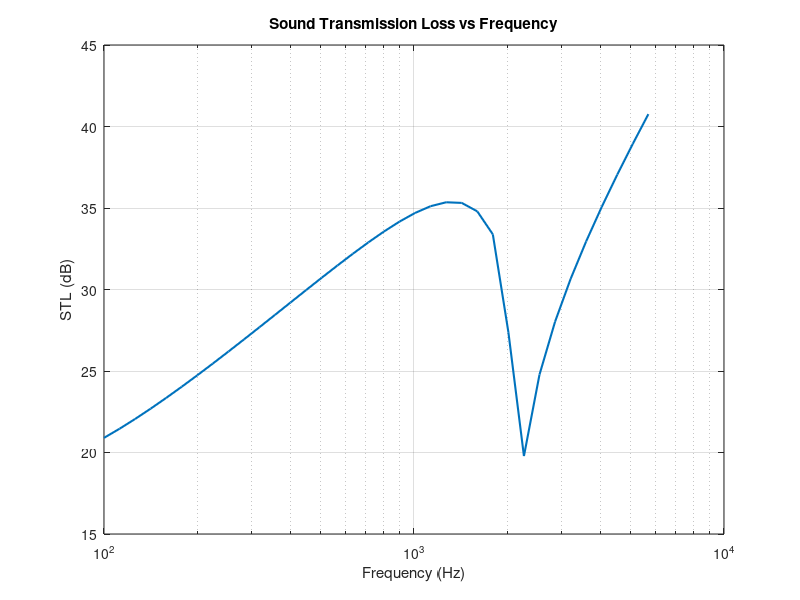

This figure's MATLAB source:
% Sound Transmission Loss with SEA method
% All the information is available in the Sound Insulation by Carl Hopkins.
clear; clc;
cl = 5200;
Lx = 1.5;                         % Panel length (m)
Ly = 1.25;                        % Panel height (m)
S = Lx * Ly;                      % Panel Area (m^2)
h   = 0.006;                      % Panel thickness (m)
E   = 6.37e10;                    % Young’s modulus of the panel material (Pa)
rho = 1.2;                        % Air density (kg/m^3)
nu  = 0.24;                       % Poisson’s ratio of the panel material (-)
c   = 343;                        % Speed of sound in air (m/s)
rhos2 = 2500*h;                   % Surface density of the panel (kg/m^2)
B = E*h^3/(12*(1 - nu^2));        % Bending stiffness of the plate (N·m)
fc = c^2/(2*pi)*sqrt(rhos2/B);    % Coincidence frequency (Hz). Eq(2.201)

% USER-DEFINED PARAMETERS (valuses are ommited during subsitution)
V1 = 1;      % Room volume 1
V3 = 1;      % Room volume 3
T3 = 1;      % Reverberation time
eta1 = 0.01;
eta2 = 0.025;

% Frequency range
f_start = 100;
f_stop  = 6000;
n_max = floor(6*log2(f_stop / f_start));      % number of 1/6-octave steps
f = f_start * 2.^((0:n_max)/6);               % center frequencies (Hz)
TL = zeros(size(f));

for i = 1:length(f)
    % Wavenumber and mu
    k = 2*pi*f(i)/c;
    mu = sqrt(fc/f(i));

    % Radiation efficiency sigma for f<fc
    if f(i) < fc
        Cbc = 1;
        Cob = 1;
        sigma = 2*(Lx + Ly) / (2*pi*mu*k*S*sqrt(mu^2 - 1)) * ...
            ( log((mu + 1)/(mu - 1)) + 2*mu/(mu^2 - 1) ) *( Cbc*Cob - (Cbc*Cob - 1)/mu^8 );

        % U term for non-resonant coupling loss factors. Eq. (4.44)
        U = 1/(2*pi) * (Lx/Ly + Ly/Lx) * log(1 + (Lx/Ly)^2) ...
            - (0.5 + Lx/(pi*Ly)) * log(Lx/Ly) - log(2)/pi - 2/pi * integral(@(t) atan(t)./t, Lx/Ly, 1);
        % Non resonant transmission coefficient. Eq. (4.42)
        tau = (2*rho/(rhos2*k*(1 - 1/mu^4)))^2 * ...
            ( log(k*sqrt(S)) + 0.16 - U + 1/(4*mu^6) * ( ...
            (2*mu^2 - 1)*(mu^2 + 1)^2 * log(mu^2 - 1) + ...
            (2*mu^2 + 1)*(mu^2 - 1)^2 * log(mu^2 + 1) - 4*mu^2 - 8*mu^6*log(mu) ) );
    else
        sigma=1/sqrt(1-mu^2);
        U=0;
        tau=0;
    end

    % Modal densities
    n1 = 4*pi*f(i)^2 * V1 / c^3; % Eq. (1.59)
    n2 = sqrt(3)*S / (h*cl);
    n3 = 4*pi*f(i)^2 * V3 / c^3;

    % Non resonant Coupling loss factors. Eq. (4.25)
    eta13 = c*S/(8*pi*f(i)*V1) * tau;
    eta31 = c*S/(8*pi*f(i)*V3) * tau;

    % Resonant Coupling loss factors. Eq. (4.21)
    eta21 = rho*c*sigma/(2*pi*f(i)*rhos2);
    eta12 = eta21 * n2 / n1;
    eta23 = rho*c*sigma/(2*pi*f(i)*rhos2);
    eta32 = n2 * eta23 / n3;
    % Recieved room internal loss factor Eq. (1.107)
    eta3 = 2.2/(f(i)*T3);
    % Sound Transmission Loss
    if f(i) < fc
        arg = (eta3*V3*S*T3/(0.16*V3)/(eta13*V1));
    else
        arg = eta2 .* eta3 .* V3 .* S .* T3 ./ (0.16*V3) ./ (eta12 .* eta23 .* V1);
    end
    TL(i) = 10*log10(arg);
end

% Plot
semilogx(f, TL, 'LineWidth', 1.5)
xlabel('Frequency (Hz)')
ylabel('STL (dB)')
title('Sound Transmission Loss vs Frequency')
grid on